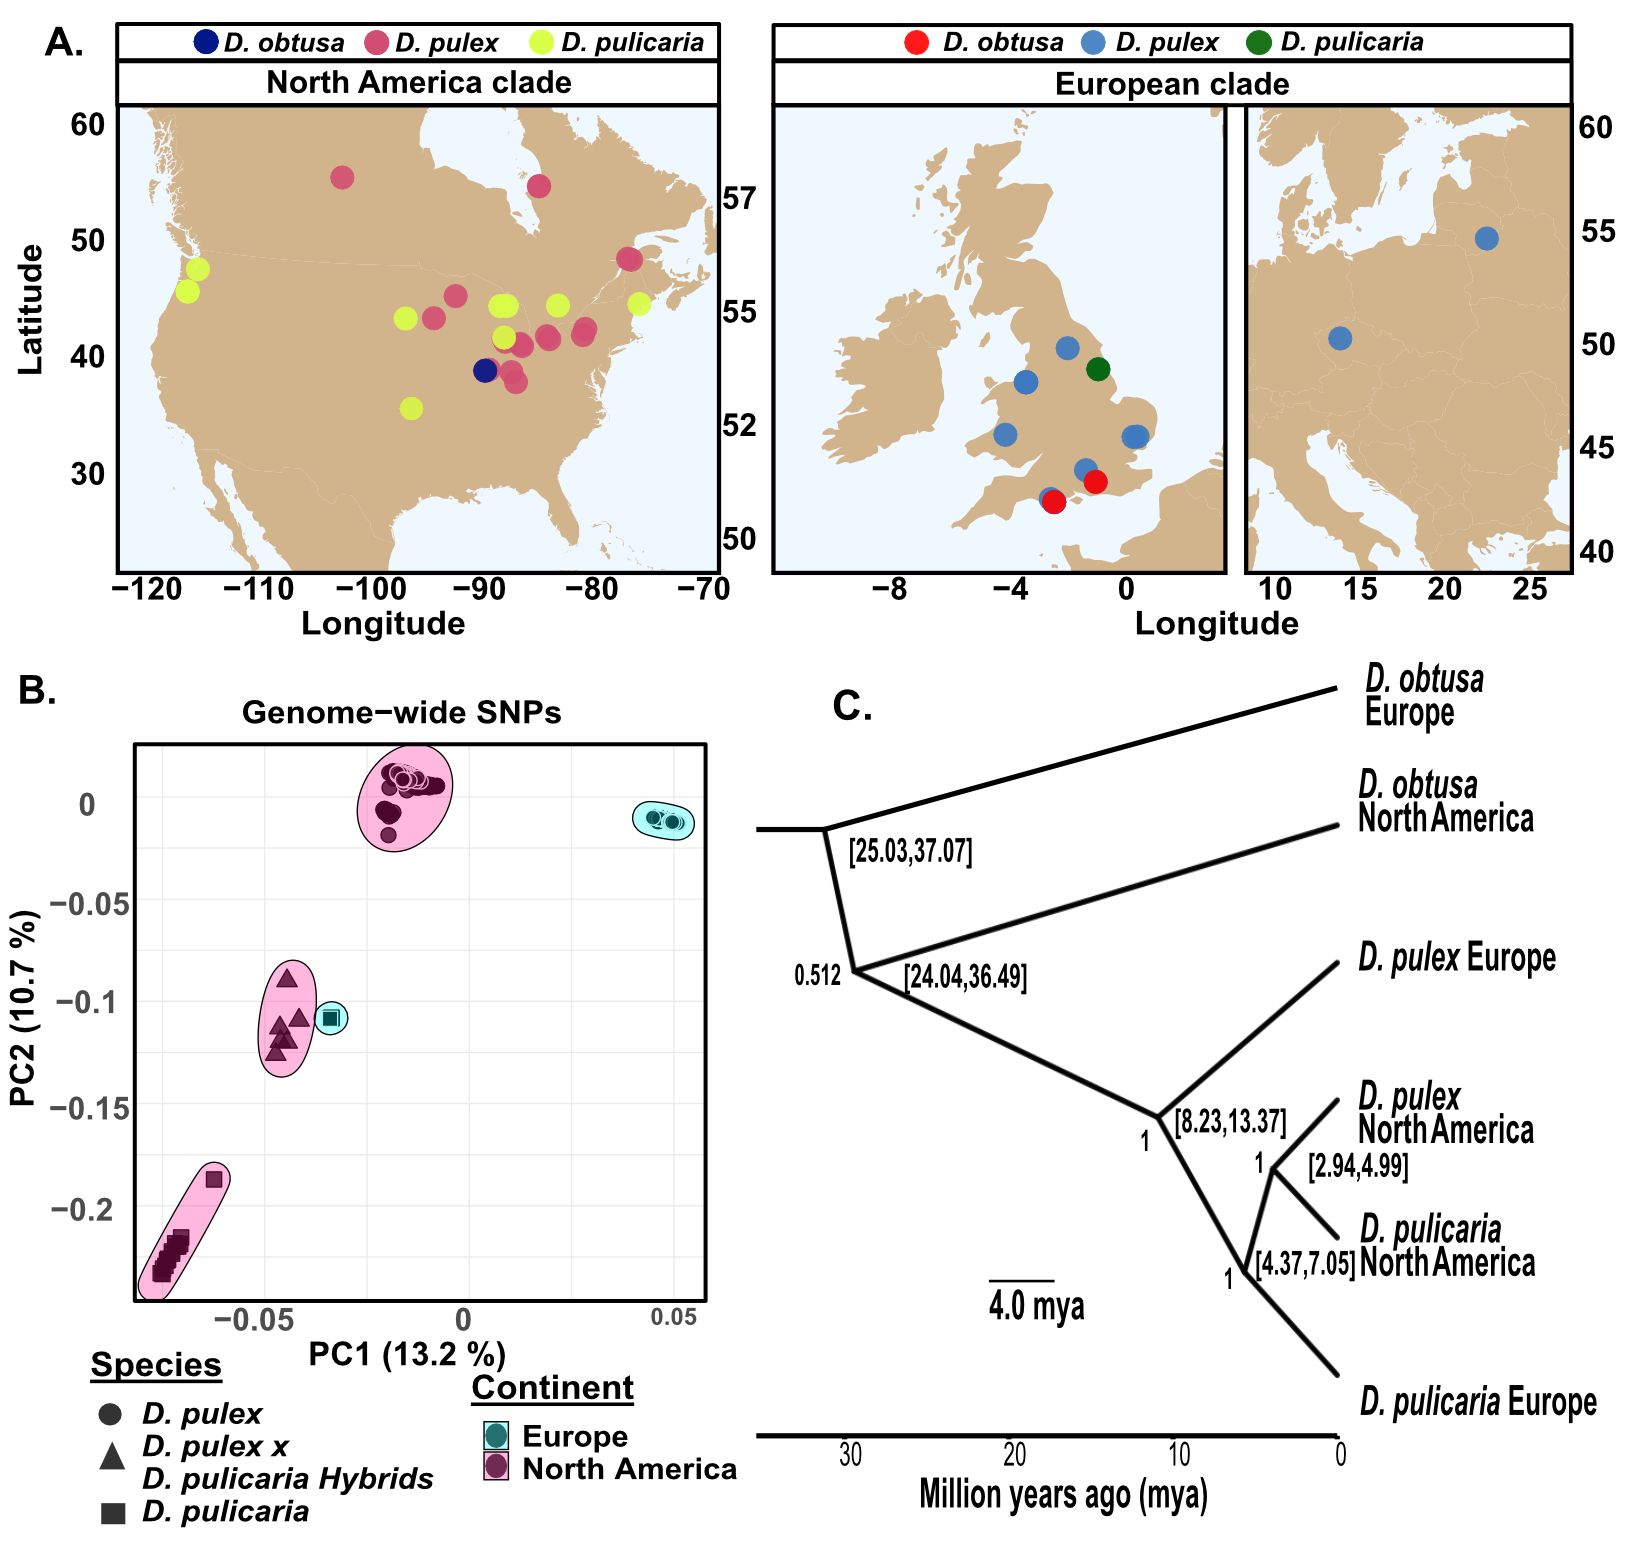

This chart was generated by the following R code:
# Make Figure 1
# Connor Murray 12.8.2022
# module load goolf/7.1.0_3.1.4 R/4.0.3; module load gdal geos proj; R

# Libraries
library(data.table)
library(tidyverse)
library(ggforce)
library(patchwork)
library(ggtree)
library(ape)
library(treeio)

# Working directory
setwd("/project/berglandlab/connor/")

# Metadata
fin <- data.table(read.csv("metadata/samples.fin.9.8.22.csv"))

# Open PCA rds
#ccm_pca <- readRDS("new_vcf2/pca.daphnia.genome.filt.mlgsub.outgroup.rds")
ccm_pca <- readRDS("new_vcf2/pca.daphnia.genome.filt.mlgsub.nooutgroup.rds")

# Merge by Sample
pca <- data.table(sample=ccm_pca$sample.id, PC1=ccm_pca$eigenvect[,1],
                  PC2=ccm_pca$eigenvect[,2], PC3=ccm_pca$eigenvect[,3],
                  PC4=ccm_pca$eigenvect[,4], PC5=ccm_pca$eigenvect[,5])

# Remove missing samples
pca <- data.table(pca[sample %in% fin$Sample])

# Merge PCA and metadata
pca <- data.table(merge(pca, fin,
                        by.x="sample", by.y="Sample") %>% 
                mutate(Species=case_when(Species == "Daphnia pulex" ~ "D. pulex",
                                         Species == "Daphnia pulicaria" ~ "D. pulicaria",
                                         Species == "Daphnia pulexcaria" ~ 
                                           "D. pulex x D. pulicaria Hybrids",
                                         Species == "Daphnia obtusa" ~ "D. obtusa"),
                       Continent=case_when(Continent == "NorthAmerica" ~ "North America",
                                           TRUE ~ Continent)))

# PC 1/2 Plot
pca.plot <- {
  
  pca %>%
  ggplot(., aes(x=PC1, 
                y=PC2, 
                fill=Continent, 
                shape=Species)) +
  geom_point(color="black",
             size=6, 
             alpha=0.8) +
  geom_mark_ellipse() +
  theme_minimal() + 
  labs(x=paste("PC1 (", round(ccm_pca$varprop[[1]], digits=3)*100, " %)", sep=""),
       y=paste("PC2 (", round(ccm_pca$varprop[[2]], digits=3)*100, " %)", sep=""),
       title="Genome-wide SNPs") +
  scale_fill_manual(values = c("Europe"="cyan",
                               "North America"="deeppink1"),
                    name = "Species complex") +
  theme(strip.text = element_text(face="bold.italic", size=16),
        title = element_text(size=18, face="bold"),
        legend.text = element_text(size=16, face="bold.italic"),
        legend.title = element_text(face="bold", size=18),
        axis.text.x = element_text(face="bold", size=18),
        axis.text.y = element_text(face="bold", size=18),
        axis.title.x = element_text(face="bold", size=20),
        axis.title.y = element_text(face="bold", size=20),
        axis.title = element_text(face="bold", size=20))}

ggsave(pca.plot, filename = "figures/pca.new.outgroup.pdf", height = 10, width = 12)

# Anova
library(multcomp) 
pca$cont <- as.factor(pca$cont)
aov1 <- lm(PC1 + PC2 ~ cont, data=pca)
#aov2 <- TukeyHSD(aov(aov1))
summary(glht(aov1, linfct = mcp(cont = "Tukey")))

### Map ###

# Metadata
fin <- data.table(read.csv(file = "metadata/samples.12.3.21.csv", header = T))

# Counts of samples
fin <- data.table(fin[!is.na(lat)] %>% 
                    group_by(Sample, Species, lat, long) %>% 
                    mutate(count=n()))

# Rename
fin.map <- data.table(fin %>% 
           group_by(Species, Continent, lat, long) %>% 
           summarise(count=n()) %>% 
           mutate(lat=as.numeric(lat),
                  long=as.numeric(long)) %>% 
           mutate(Species=case_when(Species=="Daphnia pulex" & Continent=="Europe" ~ "Euro D. pulex",
                  Species=="Daphnia pulicaria" & Continent=="Europe" ~ "Euro D. pulicaria",
                  Species=="Daphnia obtusa" & Continent=="Europe" ~ "Euro D. obtusa",
                  Species=="Daphnia pulex" & Continent=="NorthAmerica" ~ "NAm. D. pulex",
                  Species=="Daphnia pulicaria" & Continent=="NorthAmerica" ~ "NAm. D. pulicaria",
                  Species=="Daphnia obtusa" & Continent=="NorthAmerica" ~ "NAm. D. obtusa"))) 

# World map object
world <- map_data('world')

# Colors for species
c <- hcl.colors(n=3, "Oslo")
c1 <- hcl.colors(n=3, "Plasma")
colors1 <- c("Euro D. obtusa" = "red", 
             "Euro D. pulex" = c[2], 
             "Euro D. pulicaria" = "darkgreen")

colors2 <- c("NAm. D. obtusa" = c1[1], 
             "NAm. D. pulex" = c1[2], 
             "NAm. D. pulicaria" = c1[3])

# Plotting with scatter pie
euro <- {
  
  ggplot(world, aes(x=long, y=lat, group = group)) +   
    geom_shape(col=NA, fill = "tan") +
    coord_map("bonne", 
              lat0 = 0, 
              xlim = c(-11,3), 
              ylim=c(49.5, 59)) +
    geom_point(data=fin.map[Species=="Euro D. pulex"], 
               aes(x=long, y=lat, color=Species, group=1), alpha=0.9, size=10) +
    geom_point(data=fin.map[Species=="Euro D. pulicaria"], 
               aes(x=long, y=lat, color=Species, group=1), alpha=0.9, size=10) +
    geom_point(data=fin.map[Species=="Euro D. obtusa"], 
               aes(x=long, y=lat, color=Species, group=1), alpha=0.9, size=10) +
    scale_color_manual(values = colors1) +
    labs(color="European clade",
         x="Longitude",
         y="") +
    theme_void() + 
    theme(legend.position = "none",
          legend.background = element_rect(fill = "white", size = 0.5),
          legend.text = element_text(face = "bold.italic", size = 16),
          legend.title = element_text(face = "bold", size = 16),
          legend.box = "vertical",
          panel.background = element_rect(fill = "aliceblue"),
          panel.border = element_rect(colour = "black", fill=NA, size=3),
          axis.text.x = element_text(face = "bold", size = 16),
          axis.text.y = element_text(face = "bold", size = 16),
          axis.title.x = element_text(face = "bold", size = 16),
          axis.title.y = element_text(face = "bold", size = 16),
          axis.ticks = element_blank(),
          panel.grid  = element_blank())

}

# Europe - CZE + LITH
euro2 <- {
  
  ggplot(world, aes(x=long, y=lat, group = group)) +   
    geom_shape(col=NA, fill = "tan") +
    coord_map("bonne", lat0=5, xlim = c(10, 28), ylim = c(40, 60)) + 
    geom_point(data=fin.map[Continent=="Europe"], 
               aes(x=long, y=lat, color=Species, group=1), alpha=0.9, size=10) +
    scale_color_manual(values = colors1) +
    labs(color="European clade",
         x="Longitude",
         y="") +
    theme_void() + 
    theme(legend.position = "none",
          legend.background = element_rect(fill = "white", size = 0.5),
          legend.text = element_text(face = "bold.italic", size = 16),
          legend.title = element_text(face = "bold", size = 16),
          legend.box = "vertical",
          panel.background = element_rect(fill = "aliceblue"),
          panel.border = element_rect(colour = "black", fill=NA, size=3),
          axis.text.x = element_text(face = "bold", size = 16),
          axis.text.y = element_text(face = "bold", size = 16),
          axis.title.x = element_text(face = "bold", size = 16),
          axis.title.y = element_text(face = "bold", size = 16),
          axis.ticks = element_blank(),
          panel.grid  = element_blank())
  
}

# Plotting with scatter pie everything else
nam <- {
  
  ggplot(world, aes(x=long, y=lat, group = group)) +   
    geom_shape(fill="tan") +
    coord_map(projection = "bonne", 
              lat0 = 20,
              xlim = c(-120,-70), 
              ylim = c(25,60)) +
    geom_point(data=fin.map[Species=="NAm. D. pulex"], 
               aes(x=long, y=lat, color=Species, group=1), alpha=0.9, size=10) +
    geom_point(data=fin.map[Species=="NAm. D. pulicaria"], 
               aes(x=long, y=lat, color=Species, group=1), alpha=0.9, size=10) +
    geom_point(data=fin.map[Species=="NAm. D. obtusa"], 
               aes(x=long, y=lat, color=Species, group=1), alpha=0.9, size=10) +
    labs(color="North American clade",
         x="Longitude",
         y="Latitude") +
    theme_void() + 
    scale_color_manual(values = colors2) +
    theme(legend.position = "top",
          legend.background = element_rect(fill = "white", size = 0.5),
          legend.text = element_text(face = "bold.italic", size = 16),
          legend.title = element_text(face = "bold", size = 16),
          legend.box = "vertical", 
          panel.background = element_rect(fill = "aliceblue"),
          panel.border = element_rect(colour = "black", fill=NA, size=3),
          axis.text.x = element_text(face = "bold", size = 16),
          axis.text.y = element_text(face = "bold", size = 16),
          axis.title.x = element_text(face = "bold", size = 16),
          axis.title.y = element_text(face = "bold", size = 16),
          axis.ticks = element_blank(),
          panel.grid  = element_blank())

}

# Compile map
map.plot <- ((nam + euro + euro2) + 
             plot_layout(guides = 'collect') & 
               theme(legend.position = 'top'))

### Phylogenetic tree ###

# Read in tree
myTree <- read.beast("snapp/snapp.tree.edit.nexus")

# Plot tree
tree <- {
  
  myTree %>% 
  ggtree(., size=1.5, 
         root.position = 1) +
  geom_range(range='length_0.95_HPD', color='cyan', size=3) +
  geom_nodelab(aes(label=round(posterior, 2)), nudge_x = 0.1, size=3) +
  geom_tiplab() +
  theme_tree2() +
  theme(text = element_text(size = 20, face = "bold.italic"), 
        legend.title = element_text(size=24, face="bold")) +
  geom_treescale(fontsize=6, linesize=2)
}

# Compile map
mega.plot <- ( map.plot / ( pca.plot + tree + plot_layout(widths = c(1, 1))))

# Output
pdf("figures/Figure1.pdf", width = 20, height = 16, )
mega.plot
dev.off()
